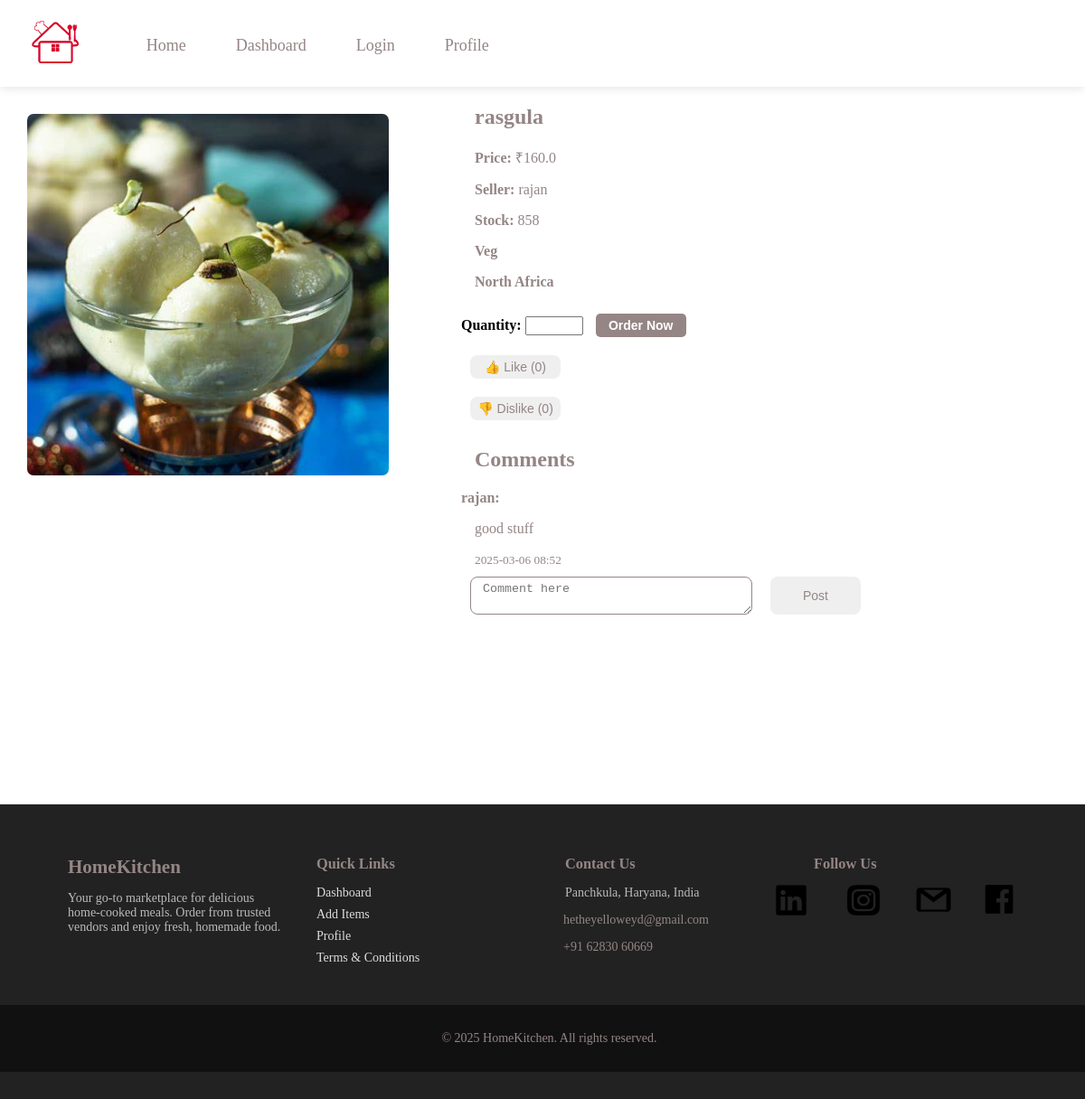
The app's page /item/1 (signed in) with its own data.
### main.py (models this page shows, shortened)
class Item(db.Model):
    id = db.Column(db.Integer, primary_key=True)
    itemid = db.Column(db.String(50), nullable=False)
    name = db.Column(db.String(100), nullable=False)
    context = db.Column(db.Text, nullable=False)
    amount = db.Column(db.Float, nullable=False)
    image_url = db.Column(db.String(200), nullable=False)
    stock = db.Column(db.Integer, nullable=False, default=0)
    user_id = db.Column(db.Integer, db.ForeignKey('user.id'), nullable=False)
    likes = db.Column(db.Integer, default=0)
    type= db.Column(db.String(50), nullable= False)
    region= db.Column(db.String(100), nullable= True)
    dislikes = db.Column(db.Integer, default=0)
    comments = db.relationship('Comment', backref='item', lazy=True)

class User(db.Model):
    id = db.Column(db.Integer, primary_key=True)
    name = db.Column(db.String(100), nullable=False)
    phone = db.Column(db.String(15), nullable= False, unique=True)
    email = db.Column(db.String(120), unique=True, nullable=False)
    password_hash = db.Column(db.String(200), nullable=False)
    upi_id = db.Column(db.String(50), nullable=True)
    role = db.Column(db.String(10), nullable=False)
    items = db.relationship('Item', backref='seller')
    created_at= db.Column(db.DateTime, default= datetime.datetime.utcnow)
    email_verified = db.Column(db.Boolean, default=False)
    business_name = db.Column(db.String(150), nullable=True, unique=True)
    terms_accepted = db.Column(db.Boolean, default=False)
    address = db.Column(db.String(255), nullable=True)
    latitude = db.Column(db.String(50), nullable=True)
    longitude = db.Column(db.String(50), nullable=True)
    vehicle_type= db.Column(db.String(50), nullable= True)
    vehicle_number= db.Column(db.String(50), nullable=True)
    id_proof = db.Column(db.String(200), nullable=True)  # File path
    license = db.Column(db.String(200), nullable=True)  # File path
    insurance = db.Column(db.String(200), nullable=True)  # File path
    photo = db.Column(db.String(200), nullable=True)  # File path
    verified = db.Column(db.Boolean, default=False)

class Comment(db.Model):
    id = db.Column(db.Integer, primary_key=True)
    item_id = db.Column(db.Integer, db.ForeignKey('item.id'), nullable=False)
    user_id = db.Column(db.Integer, db.ForeignKey('user.id'), nullable=False)
    text = db.Column(db.Text, nullable=False)
    timestamp = db.Column(db.DateTime, default=datetime.datetime.utcnow)
    user = db.relationship('User', backref=db.backref('comments', lazy=True))

### main.py (the view, shortened to what this page needs)
@app.route('/item/<int:item_id>', methods=['GET', 'POST'])
def item_details(item_id):
    item = Item.query.get_or_404(item_id)
    comments = Comment.query.filter_by(item_id=item.id).all()
    return render_template('item_details.html', item=item, comments=comments)

### templates/item_details.html (shortened to what this page needs)
{% extends "base.html" %}
{% block content %}
<div class="itemdetail-container">
    <img src="{{ url_for('static', filename=item.image_url) }}" alt="Item Image">
    <div class="details">
        <h2>{{ item.name }}</h2>
        <p><strong>Price:</strong> ₹{{ item.amount }}</p>
        <p><strong>Seller:</strong> {{ item.seller.name }}</p>
        <p><strong>Stock:</strong> {{ item.stock }}</p>
        <p><strong>{{ item.type }}</strong></p>
        <p><strong>{{ item.region }}</strong></p>
        {% if session.get('user_role') == 'consumer' %}
        <form action="{{ url_for('place_order', item_id=item.id) }}" method="POST">
            <label for="quantity"><strong>Quantity:</strong></label>
            <input type="number" name="quantity" id="quantity" min="1" max="{{ item.stock }}" required>
            <button class="order-btn" type="submit">Order Now</button>
        </form>
            <form action="{{ url_for('like_item', item_id=item.id) }}" method="POST" >
                <button class="btn" type="submit">👍 Like ({{ item.likes }})</button>
            </form>
            <form action="{{ url_for('dislike_item', item_id=item.id) }}" method="POST">
                <button class="btn" type="submit">👎 Dislike ({{ item.dislikes }})</button>
            </form>
        {% endif %}
        <h2>Comments</h2>
        <div class="comments-section">
            {% if comments %}
                {% for comment in comments %}
                    <div class="comment">
                        <strong style="color: #958585;">{{ comment.user.name if comment.user else 'Unknown User' }}:</strong>
                        <p>{{ comment.text }}</p>
                        <small>{{ comment.timestamp.strftime('%Y-%m-%d %H:%M') }}</small>
                    </div>
                {% endfor %}
            {% else %}
                <p>No comments yet. Be the first to comment!</p>
            {% endif %}
        </div>
        <form method="POST" action="{{ url_for('comment_item', item_id=item.id) }}" style="display: flex; flex-wrap: wrap;">
            <textarea name="comment" required placeholder=" Comment here"></textarea>
            <button class='btn' type="submit">Post</button>
        </form>
    </div>
</div>
{% endblock content %}

### static/style/style.css (style rules this page uses)
body { margin: 0; padding: 0; font-family: 'Times New Roman', Times, serif }
h1, h2, h3, p,a { margin-left: 15px; color: #958585; text-decoration: none; }
button { margin: 10px; color: #958585; margin-left: 10px; padding: 8px 15px; font-size: 14px; width: 90%; border-radius: 15px; border: none; text-align: center; }
.card h4, small { margin-left: 15px; color: #958585; }
.order-btn { background: #958585; color: white; padding: 8px 12px; border: none; border-radius: 5px; cursor: pointer; font-weight: bold; }
.itemdetail-container { width: 100%; display: flex; flex-wrap: wrap; gap: 50px; }
.itemdetail-container img { margin: 30px; width: 400px; height: 400px; object-fit: cover; border-radius: 7px; }
.itemdetail-container button { width: 100px; margin: 10px; padding: 5px; }
.itemdetail-container textarea { width: 300px; margin: 10px; padding: 5px; border-radius: 8px; border: 1px #958585 solid; }
.comments-section { display: flex; flex-direction: column; gap: 5px; }
.btn { margin: 10px; padding: 8px 15px; font-size: 14px; width: 90%; border-radius: 8px; border: none; text-align: center; }
.newitemform input, textarea { padding: 8px 15px; margin: 5px; border-radius: 6px; border: 1px solid #D9D9D9; }

### records on screen
Item: image_url (picture), name "rasgula", amount "160.0", stock "858", type "Veg", region "North Africa", likes "0", dislikes "0"
User: seller.name "rajan"
Comment: user "rajan", text "good stuff", timestamp "2025-03-06 08:52"
